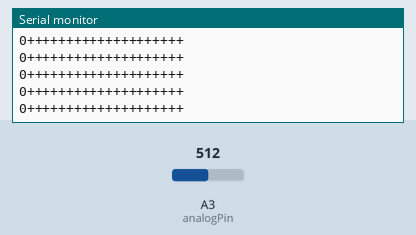
Bench run of a sketch on a simulated Arduino Uno, built with avr-gcc and run on an emulated ATmega328P. On the bench: the last lines printed to the serial monitor. Inputs (shaded band) come from the test bench; at power-on: A3 (analogPin) = 512.

Above: at 1.2 s.
1.3 s: A3 (analogPin) set to 716
At 2.3 s:
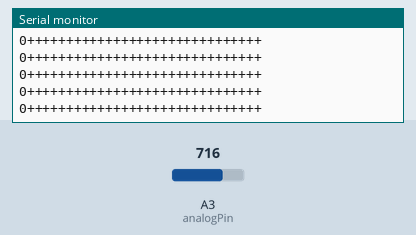
4.3 s: A3 (analogPin) set to 900
At 4.44 s:
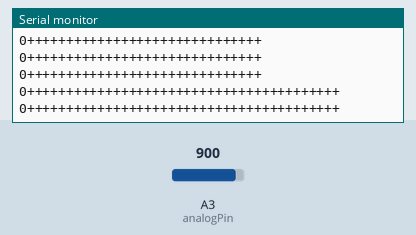

The sketch:

labo3-4_opdracht1.ino
```cpp
int analogPin = A3;
double val = 0;
String Plusteken="+";
void setup() {
  // put your setup code here, to run once:
  pinMode(analogPin,INPUT);
  digitalWrite(analogPin, HIGH);
  Serial.begin(9600);


}

void loop() {
  // put your main code here, to run repeatedly:
  val = analogRead(analogPin)* (5.0/1024.0) ;
  Plustekenen(val);

}
void Plustekenen(int aantal)
{
  Serial.print("0");
  aantal*=10;
  for(int i=1;i<=aantal;i++)
  {
      Serial.print(Plusteken);
  }
  Serial.println(" ");
}


//int check=analogRead(sw);
//  check = map(check,0,1023,0,5);
//  Serial.print("0");
//  check*=10;
//  for(int i=0;i<check;i++)
//  {
//    Serial.println(plus);
//  }
//  Serial.println("");
```

Measured:
- after the input at 1.3 s, the serial monitor: prints a new line after 0.07 s (image 1)
- after the input at 4.3 s, the serial monitor: prints a new line after 0.08 s (image 2)
